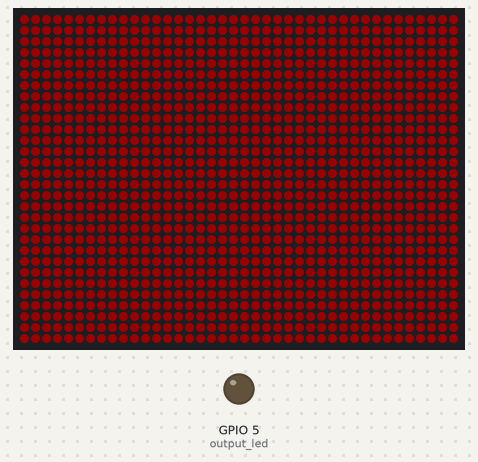
Bench run of a sketch on a simulated ESP32. Parts: 40×30 RGB LED matrix (first LED top left, wired row by row), output pins drawn as LEDs (lit = HIGH). Dim RGB values are drawn brighter than linear; storage starts empty; what the sketch prints to the serial monitor is not drawn.

Above: at 4.1 s.

The sketch:

dwight-brite.ino
```cpp
/**
 * ...
 */

// ...
#include <EEPROM.h>
#include <FastLED.h>
#include <FastLED_NeoMatrix.h>
#include <SPIFFS.h>
#include <WebServer.h>
#include <WiFi.h>

// ...
#include "settings.h"

	// Network settings.
	const char*    ssid           = "Dwight Brite"; // WiFi network SSID.
	const char*    password       = "password";     // WiFi network password

	// FastLED settings.
	const uint16_t led_pin        = 14;             // LED ouput pin.
	const uint16_t led_brightness = 25;             // Default LED brightness (0-255).
	const uint16_t led_w          = 40;             // LED matrix width.
	const uint16_t led_h          = 30;             // LED matrix height.
	const uint16_t led_num        = led_w * led_h;  // Total number of LEDs.
	const uint16_t led_milliamps  = 4000;           // Max milli-amps of power supply.

	// Unknown settings.
	const uint8_t output_led = 5;

// ...
WebServer server( 80 );

// ...
CRGB leds[led_num];
FastLED_NeoMatrix *matrix = new FastLED_NeoMatrix( leds, led_w, led_h, 1, 1,
	NEO_MATRIX_TOP     + NEO_MATRIX_LEFT +
	NEO_MATRIX_COLUMNS + NEO_MATRIX_ZIGZAG );

// ...
#include "fonts/Jamboree4pt7b.h"

/**
 * SPIFFS
 *
 * Setup ESP32 SPIF filesystem.
 */
void setup_filesys() {
	Serial.print( "SPIF_Filesystem::begin ");

	// If filesystem initialized, print OK...
	Serial.print( "Initializing: " );
	if ( SPIFFS.begin() ) {
		Serial.print( "OK " );

	// ...else, print failed and exit.
	} else {
		Serial.print( "Failed " );
		exit( 0 );
	}
	Serial.println();
}

/**
 * SoftAP
 *
 * Setup software access point.
 */
void setup_network() {
	Serial.print( "Soft_Access_Point::begin ");

	// If software access point initialized, print OK...
	Serial.print( "Initializing: " );
	if ( WiFi.softAP( ssid, password ) ) {
		Serial.print( "OK " );

		// Print local network IP address.
		Serial.print( "IP Address: " + WiFi.softAPIP().toString() );

	// ...else, print failed and exit.
	} else {
		Serial.print( "Failed " );
		exit( 0 );
	}
	Serial.println();
}

/**
 * Web server
 *
 * Setup asynchronous web server.
 */
void setup_webserv() {

	// Define static resources.
	server.serveStatic( "/css/bootstrap.min.css", SPIFFS, "/css/bootstrap.min.css" );
	server.serveStatic( "/js/jquery-3.5.1.slim.min.js", SPIFFS, "/js/jquery-3.5.1.slim.min.js" );
	server.serveStatic( "/js/bootstrap.bundle.min.js", SPIFFS, "/js/bootstrap.bundle.min.js" );

	// Define endpoints.
	server.serveStatic( "/", SPIFFS, "/index.html" );
	server.serveStatic( "/index.html", SPIFFS, "/index.html" );

	server.begin();
}

/**
 * FastLED
 *
 * Setup leds with default values.
 */
void setup_fastled() {
	FastLED.addLeds<WS2812B, led_pin, GRB>( leds, led_num ).setCorrection( TypicalLEDStrip );

	/**
	 * TODO: calulate maximum milliamps.
	 *
	 * FastLED.setMaxPowerInVoltsAndMilliamps( 5, led_milliamps );
	 */

	FastLED.setBrightness( led_brightness );
}

/**
 * ...
 */
uint16_t msg_index = 0;

void text_flasher() {
	String msg_array[] = {
		"EAT",
		"SHIT",
		"ANNA",
	};

	// ...
	int16_t  x, y, x1, y1;
	uint16_t w, h;
	uint16_t msg_size = ( sizeof( msg_array ) / sizeof( String ) ) - 1;

	// ...
	matrix->setFont( &Jamboree4pt7b );
	matrix->getTextBounds( msg_array[msg_index], x, y, &x1, &y1, &w, &h );

	// ...
	uint16_t cur_x = ( ( led_w - 1 ) / 2 ) - ( w / 2 );
	uint16_t cur_y = ( ( led_h - 1 ) / 2 ) + ( h / 2 );

	if ( msg_index < msg_size ) {
		matrix->fillScreen( matrix->Color( 0, 0, 0 ) );
		matrix->setTextColor( matrix->Color( 255, 0, 0 ) );
		matrix->setCursor( cur_x, cur_y );
		matrix->print( msg_array[msg_index] );

		// ...
		matrix->show();
		delay( 1000 );

		// ...
		msg_index++;
	} else {
		for ( int i = 0; i < 15; i++ ) {
			if ( i % 2 == 0 ) {
				matrix->fillScreen( matrix->Color( 255, 0, 0 ) );
				matrix->setTextColor( matrix->Color( 0, 0, 0 ) );
			} else {
				matrix->fillScreen( matrix->Color( 0, 0, 0 ) );
				matrix->setTextColor( matrix->Color( 255, 0, 0 ) );
			}

			matrix->setCursor( cur_x, cur_y );
			matrix->print( msg_array[msg_index] );

			// ...
			matrix->show();
			delay( 100 );
		}

		// ...
		msg_index = 0;
	}
}

void setup() {

	// ???
	pinMode( output_led, OUTPUT );
	digitalWrite( output_led, LOW );

	// Start serial output.
	Serial.begin( 115200 );

	// Setup filesystem, network, web server, and LED matrix.
	setup_filesys();
	setup_network();
	setup_webserv();
	setup_fastled();
}

void loop() {

	// ...
	server.handleClient();

	text_flasher();

	// FastLED.show();

	// delay( 1000 );
}
```

settings.h
```cpp

```

Source omitted: Jamboree4pt7b.h (data table, 6983 bytes)
